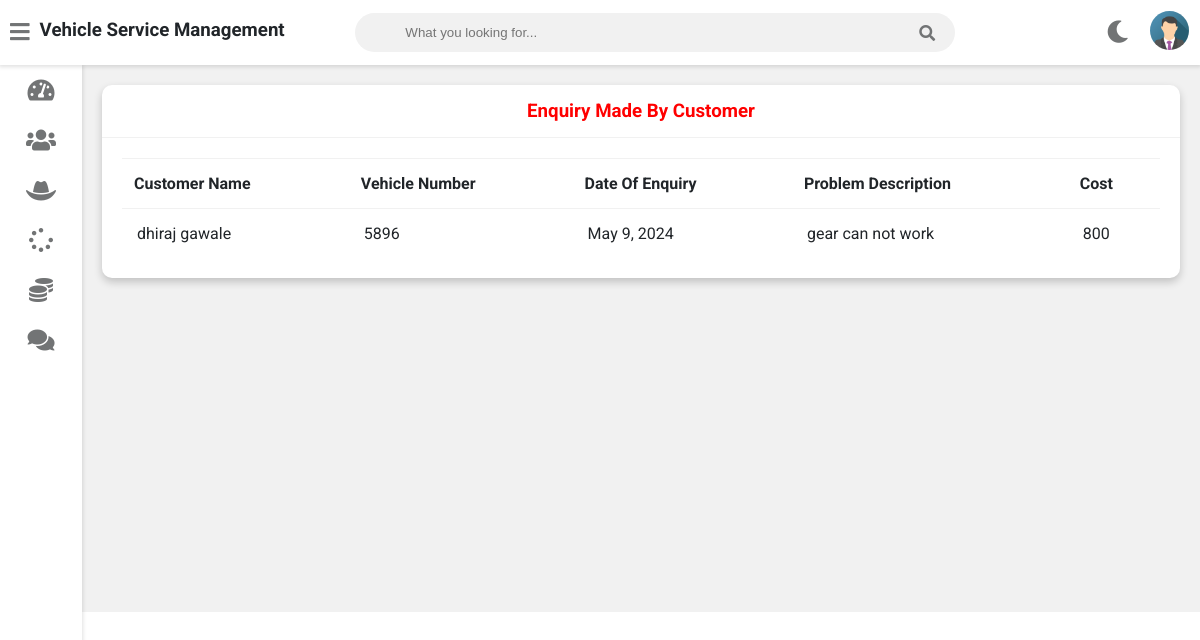
/admin-view-customer-enquiry (signed in), run on the app's committed database.
### vehicle/models.py (models this page shows, shortened)
class Customer(models.Model):
    user=models.OneToOneField(User,on_delete=models.CASCADE)
    profile_pic= models.ImageField(upload_to='profile_pic/CustomerProfilePic/',null=True,blank=True)
    address = models.CharField(max_length=40)
    mobile = models.CharField(max_length=20,null=False)
    @property
    def get_name(self):
        return self.user.first_name+" "+self.user.last_name

class Request(models.Model):
    cat=(('two wheeler with gear','two wheeler with gear'),('two wheeler without gear','two wheeler without gear'),('three wheeler','three wheeler'),('four wheeler','four wheeler'))
    category=models.CharField(max_length=50,choices=cat)
    vehicle_no=models.PositiveIntegerField(null=False)
    vehicle_name = models.CharField(max_length=40,null=False)
    vehicle_model = models.CharField(max_length=40,null=False)
    vehicle_brand = models.CharField(max_length=40,null=False)
    problem_description = models.CharField(max_length=500,null=False)
    date=models.DateField(auto_now=True)
    cost=models.PositiveIntegerField(null=True)
    customer=models.ForeignKey('Customer', on_delete=models.CASCADE,null=True)
    mechanic=models.ForeignKey('Mechanic',on_delete=models.CASCADE,null=True)
    stat=(('Pending','Pending'),('Approved','Approved'),('Repairing','Repairing'),('Repairing Done','Repairing Done'),('Released','Released'))
    status=models.CharField(max_length=50,choices=stat,default='Pending',null=True)

### vehicle/views.py (the view)
# urls.py: path('admin-view-customer-enquiry', views.admin_view_customer_enquiry_view,name='admin-view-customer-enquiry'),
@login_required(login_url='adminlogin')
def admin_view_customer_enquiry_view(request):
    enquiry=models.Request.objects.all().order_by('-id')
    customers=[]
    for enq in enquiry:
        customer=models.Customer.objects.get(id=enq.customer_id)
        customers.append(customer)
    return render(request,'vehicle/admin_view_customer_enquiry.html',{'data':zip(customers,enquiry)})

### templates/vehicle/admin_view_customer_enquiry.html
{% extends 'vehicle/adminbase.html' %}
{% block content %}
	<div class="wrapper">
		<div class="row">
			<div class="col-12 col-m-12 col-sm-12">
				<div class="card">
					<div class="card-header">
						<h3 style="color:red; text-align:center" >Enquiry Made By Customer
						</h3>
					</div>
					<div class="card-content">
						<table>
							<thead>
                <tr>
                  <th>Customer Name</th>
                  <th>Vehicle Number</th>
                  <th>Date Of Enquiry</th>
                  <th>Problem Description</th>
									<th>Cost</th>
                </tr>
							</thead>
							<tbody>
                {% for c,r in data %}
                <tr>
                  <td> {{c.get_name}}</td>
                  <td> {{r.vehicle_no}}</td>
                  <td> {{r.date}}</td>
                  <td>{{r.problem_description}}</td>
									<td>{{r.cost}}</td>
                </tr>
                {% endfor %}
							</tbody>
						</table>
					</div>
				</div>
			</div>
		</div>
<br><br><br><br><br><br><br><br><br><br><br><br><br><br><br><br>
	</div>
{% endblock content %}

### data on the page
Customer: get_name "dhiraj gawale", vehicle_no "5896", date "May 9, 2024", problem_description "gear can not work", cost "800"
